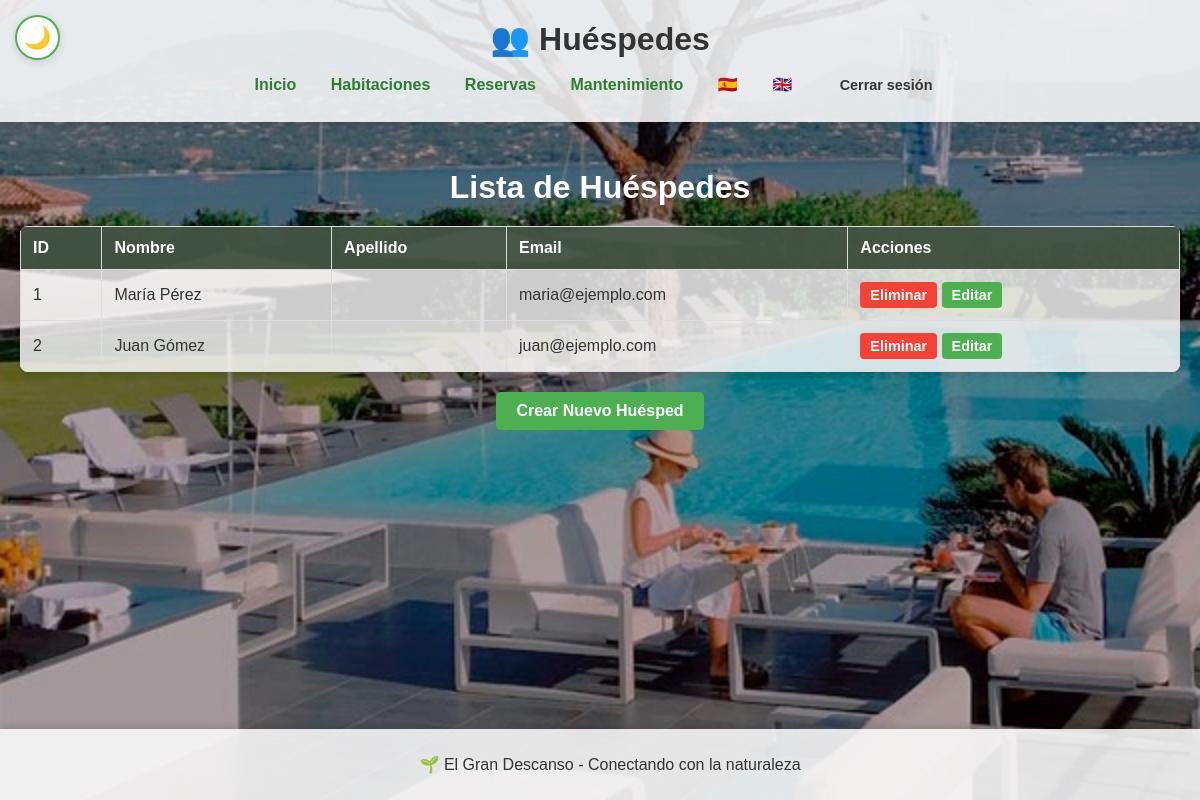
Page /src/views/guests/guestsList.php (signed in) on the committed database.
### tables this page shows
CREATE TABLE huespedes (
  id INT AUTO_INCREMENT PRIMARY KEY,
  nombre VARCHAR(150) NOT NULL,
  email VARCHAR(150) NOT NULL UNIQUE
);

### src/config/language.php (called while the page is built, shortened)
<?php
$lang = $_COOKIE['language'] ?? 'es';
$t = $translations[$lang];

### src/views/guests/guestsList.php (the view, shortened to what this page needs)
<?php
require_once __DIR__ . '/../../config/language.php';
?>
<!DOCTYPE html>
<html lang="es">
<head>
    <link rel="stylesheet" href="../../style.css">
</head>
<body class="layout guests-page">
    <button id="theme-toggle" title="Cambiar tema">🌙</button>
    <header class="header">
        <h1>👥 <?= $t['guests'] ?></h1>
        <nav class="navbar">
            <a href="../../../index.php"><?= $t['home'] ?></a>
            <a href="../rooms/list.php"><?= $t['rooms'] ?></a>
            <a href="../reservations/reservationsList.php"><?= $t['reservations'] ?></a>
            <a href="../maintenance/tasks.php"><?= $t['maintenance'] ?></a>
            <a href="?lang=es" title="Español">🇪🇸</a>
            <a href="?lang=en" title="English">🇬🇧</a>
            <a href="../../../logout.php" class="btn btn-danger"><?= $t['logout'] ?></a>
        </nav>
    </header>
    <main class="main">
        <section class="guests">
            <h2><?= $t['guests_list'] ?></h2>
            <table class="table">
                <thead>
                    <tr>
                        <th><?= $t['id'] ?></th>
                        <th><?= $t['name'] ?></th>
                        <th><?= $t['lastname'] ?></th>
                        <th><?= $t['email'] ?></th>
                        <th><?= $t['actions'] ?></th>
                    </tr>
                </thead>
                <tbody>
                    <?php
                    try {
                        $db = Database::getInstance();
                        $query = $db->query("SELECT * FROM huespedes");
                        $huespedes = $query->fetchAll();
                        foreach ($huespedes as $huesped): ?>
                            <tr>
                                <td><?= htmlspecialchars($huesped['id']) ?></td>
                                <td><?= htmlspecialchars($huesped['nombre']) ?></td>
                                <td><?= htmlspecialchars($huesped['apellido']) ?></td>
                                <td><?= htmlspecialchars($huesped['email']) ?></td>
                                <td>
                                    <?php if (session_status() !== PHP_SESSION_ACTIVE) { session_start(); } if (isset($_SESSION['usuario']) && $_SESSION['usuario'] === 'admin'): ?>
                                        <form method="POST" action="deleteGuest.php" style="display:inline;">
                                            <button type="submit" class="btn btn-danger"><?= $t['delete'] ?></button>
                                        </form>
                                        <form method="GET" action="editGuest.php" style="display:inline;">
                                            <button type="submit" class="btn btn-primary"><?= $t['edit'] ?></button>
                                        </form>
                                    <?php endif; ?>
                                </td>
                            </tr>
                        <?php endforeach;
                    } catch (Exception $e) {
                        echo '<tr><td colspan="5">Error al cargar los huéspedes: ' . htmlspecialchars($e->getMessage()) . '</td></tr>';
                    }
                    ?>
                </tbody>
            </table>
        </section>
        <?php if (session_status() !== PHP_SESSION_ACTIVE) { session_start(); } if (isset($_SESSION['usuario']) && $_SESSION['usuario'] === 'admin'): ?>
        <div class="create-guest">
            <form method="GET" action="addGuest.php">
                <button type="submit" class="btn btn-primary"><?= $t['create_guest'] ?></button>
            </form>
        </div>
        <?php endif; ?>
    </main>
    <footer class="footer">
        <p><?= $t['footer'] ?></p>
    </footer>
</body>
</html>

### src/style.css (style rules this page uses)
body { font-family: Arial, sans-serif; margin: 0; padding: 0; background: url('./img/Principal.jpg') no-repeat center center fixed; background-size: cover; color: #333; }
body::after { content: ""; position: absolute; top: 0; left: 0; width: 100%; height: 100%; background-color: rgba(0, 0, 0, 0.3); z-index: -1; }
.header { background-color: rgba(255, 255, 255, 0.85); color: #333; padding: 20px; text-align: center; box-shadow: 0 4px 6px rgba(0, 0, 0, 0.1); }
.header h1 { margin: 0; font-size: 2em; }
.navbar { margin-top: 10px; }
.navbar a { color: #2E7D32; text-decoration: none; margin: 0 15px; font-weight: bold; }
.main { padding: 20px; }
.footer { background-color: rgba(255, 255, 255, 0.85); color: #333; text-align: center; padding: 10px; position: fixed; bottom: 0; width: 100%; box-shadow: 0 -4px 6px rgba(0, 0, 0, 0.1); }
.table { width: 100%; border-collapse: collapse; margin-top: 20px; background-color: rgba(255, 255, 255, 0.8); border-radius: 8px; overflow: hidden; box-shadow: 0 4px 6px rgba(0, 0, 0, 0.1); }
.table th, .table td { padding: 10px; text-align: center; border: 1px solid #ddd; }
.table th { background-color: rgba(209, 226, 209, 0.8); color: white; }
.table tr:nth-child(even) { background-color: rgba(235, 229, 229, 0.2); }
.btn { padding: 5px 10px; border: none; border-radius: 4px; cursor: pointer; font-size: 0.9em; font-weight: bold; }
.btn-primary { background-color: #4CAF50; color: white; }
.btn-danger { background-color: #F44336; color: white; }
.layout.guests-page { display: flex; flex-direction: column; min-height: 100vh; }
.guests { flex: 1; }
.guests h2 { text-align: center; color: #FFFFFF; font-size: 2em; margin-bottom: 20px; }
.guests table { width: 100%; margin-top: 10px; }
.guests th, .guests td { padding: 12px; text-align: left; border-bottom: 1px solid #ddd; }
.guests th { background-color: rgba(30, 50, 30, 0.8); color: white; }
.create-guest { text-align: center; margin-top: 20px; margin-bottom: 20px; }
.create-guest .btn { padding: 10px 20px; font-size: 1em; border-radius: 5px; }
body.guests-page { background: url('./img/Huespedes.jpg') no-repeat center center fixed; background-size: cover; }
#theme-toggle { position: fixed; top: 15px; left: 15px; background-color: rgba(255, 255, 255, 0.95); border: 2px solid #4CAF50; border-radius: 50%; width: 45px; height: 45px; font-size: 22px; cursor: pointer; z-index: 1000; transition: all 0.3s ease; display: flex; align-items: center; justify-content: center; box-shadow: 0 2px 8px rgba(0, 0, 0, 0.15); }
.navbar .btn-danger { background-color: #F44336; color: white; padding: 8px 20px; border-radius: 6px; text-decoration: none; font-weight: bold; border: none; cursor: pointer; font-size: 0.9em; transition: all 0.3s ease; display: inline-block; margin-left: 15px; }
.navbar .btn { background-color: transparent; color: inherit; padding: 8px 12px; border-radius: 6px; text-decoration: none; font-weight: bold; border: 1px solid transparent; cursor: pointer; font-size: 0.9em; transition: all 0.3s ease; display: inline-block; }

### rows in the picture
huespedes: id "1", nombre "María Pérez", email "maria@ejemplo.com"
huespedes: id "2", nombre "Juan Gómez", email "juan@ejemplo.com"

### other values in the picture
$t['guests'] "Huéspedes"
$t['home'] "Inicio"
$t['rooms'] "Habitaciones"
$t['reservations'] "Reservas"
$t['maintenance'] "Mantenimiento"
$t['logout'] "Cerrar sesión"
$t['guests_list'] "Lista de Huéspedes"
$t['id'] "ID"
$t['name'] "Nombre"
$t['lastname'] "Apellido"
$t['email'] "Email"
$t['actions'] "Acciones"
$t['create_guest'] "Crear Nuevo Huésped"
$t['footer'] "🌱 El Gran Descanso - Conectando con la naturaleza"
